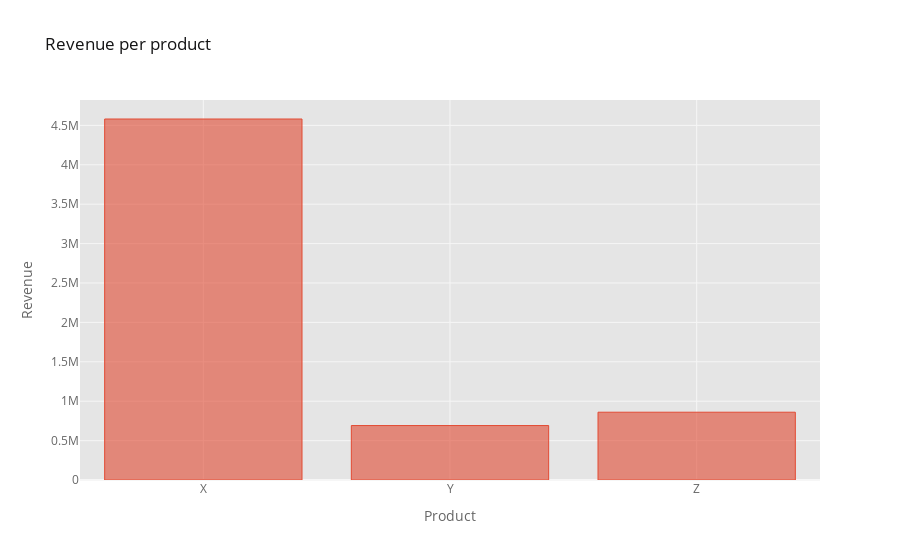

Here is the notebook cell this chart was saved with:
### Code cell
data = {
    'X': df_sales[df_sales['product']=='X'].pivot(index='id', columns='product',values='revenue').sum(),
    'Y': df_sales[df_sales['product']=='Y'].pivot(index='id', columns='product',values='revenue').sum(),
    'Z': df_sales[df_sales['product']=='Z'].pivot(index='id', columns='product',values='revenue').sum()
}

df = pd.DataFrame(data).fillna(0).sum()
df.iplot(kind='bar', xTitle='Product', yTitle='Revenue', title='Revenue per product')

### Figure 1 — Plotly figure (JSON) as saved in the notebook; plotly's stock layout.template omitted (floating-point values rounded to 4 significant figures)
{"data": [{"marker": {"color": "rgba(226, 74, 51, 0.6)", "line": {"color": "rgba(226, 74, 51, 1.0)", "width": 1}}, "name": "None", "orientation": "v", "text": "", "type": "bar", "x": ["X", "Y", "Z"], "y": [4581000.0, 691000.0, 860300.0]}], "layout": {"legend": {"bgcolor": "#FFFFFF", "font": {"color": "#666666"}}, "paper_bgcolor": "#FFFFFF", "plot_bgcolor": "#E5E5E5", "title": {"font": {"color": "#151516"}, "text": "Revenue per product"}, "xaxis": {"gridcolor": "#F6F6F6", "showgrid": true, "tickfont": {"color": "#666666"}, "title": {"font": {"color": "#666666"}, "text": "Product"}, "zerolinecolor": "#F6F6F6"}, "yaxis": {"gridcolor": "#F6F6F6", "showgrid": true, "tickfont": {"color": "#666666"}, "title": {"font": {"color": "#666666"}, "text": "Revenue"}, "zerolinecolor": "#F6F6F6"}}}
